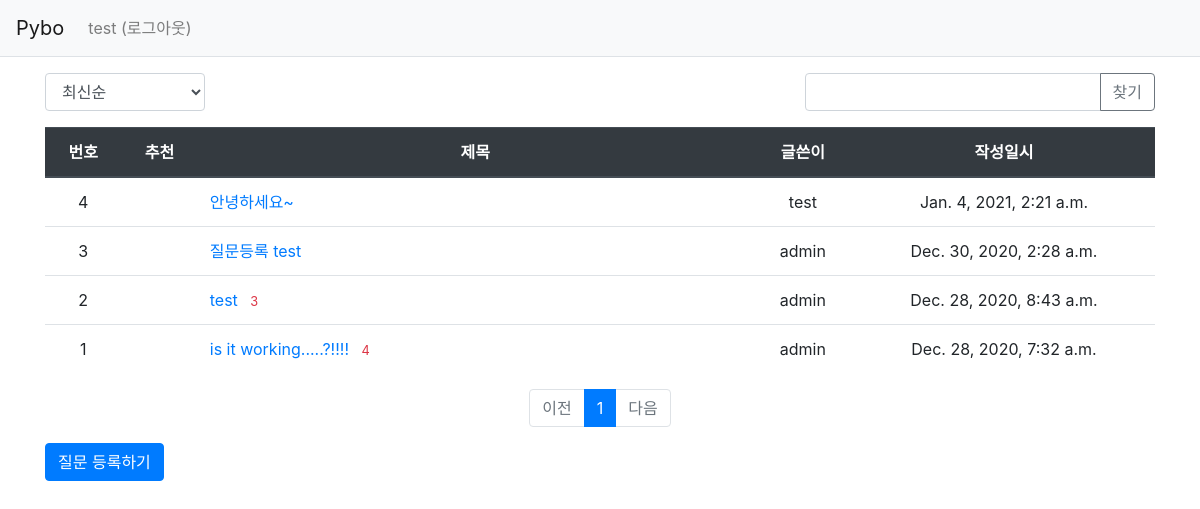
Page /pybo/ (signed in) on the committed database.
### pybo/models.py (models this page shows, shortened)
class Question(models.Model):
    author = models.ForeignKey(User, on_delete=models.CASCADE, related_name='author_question')
    subject = models.CharField(max_length=200)
    content = models.TextField()
    create_date = models.DateTimeField()
    modify_date = models.DateTimeField(null=True, blank=True)
    voter = models.ManyToManyField(User, related_name='voter_question')

### pybo/views/base_views.py (the view, shortened to what this page needs)
# urls.py: path('', base_views.index, name='index'),  # '/' 에 해당되는 path
def index(request):
    page = request.GET.get('page', '1')  # 페이지
    kw = request.GET.get('kw', '')  # 검색어
    so = request.GET.get('so', 'recent')  # 정렬기준
    if so == 'recommend':
        question_list = Question.objects.annotate(num_voter=Count('voter')).order_by('-num_voter', '-create_date')
    elif so == 'popular':
        question_list = Question.objects.annotate(num_answer=Count('answer')).order_by('-num_answer', '-create_date')
    else:  # recent
        question_list = Question.objects.order_by('-create_date')
    paginator = Paginator(question_list, 10)  # 페이지당 10개씩 보여주기
    page_obj = paginator.get_page(page)
    context = {'question_list': page_obj, 'page': page, 'kw': kw, 'so': so}  # <------ so 추가
    return render(request, 'pybo/question_list.html', context)

### pybo/templatetags/pybo_filter.py (called while the page is built)
@register.filter
def sub(value, arg):
    return value - arg

### templates/pybo/question_list.html (shortened to what this page needs)
{% extends 'base.html' %}
{% load pybo_filter %}
{% block content %}
<div class="container my-3">
    <div class="row justify-content-between my-3">
        <div class="col-2">
            <select class="form-control so">
                <option value="recent" {% if so == 'recent' %}selected{% endif %}>최신순</option>
            </select>
        </div>
        <div class="col-4 input-group">
            <input type="text" class="form-control kw" value="{{ kw|default_if_none:'' }}">
            <div class="input-group-append">
                <button class="btn btn-outline-secondary" type="button" id="btn_search">찾기</button>
            </div>
        </div>
    </div>
    <table class="table">
        <thead>
        <tr class="text-center thead-dark">
            <th>번호</th>
            <th>추천</th>
            <th style="width:50%">제목</th>
            <th>글쓴이</th>
            <th>작성일시</th>
        </tr>
        </thead>
        <tbody>
        {% if question_list %}
        {% for question in question_list %}
        <tr class="text-center">
            <td>
                {{ question_list.paginator.count|sub:question_list.start_index|sub:forloop.counter0|add:1 }}
            </td>
            <td>
            </td>
            <td class="text-left">
                <a href="{% url 'pybo:detail' question.id %}">{{ question.subject }}</a>
                {% if question.answer_set.count > 0 %}
                <span class="text-danger small ml-2">{{ question.answer_set.count }}</span>
                {% endif %}
            </td>
            <td>{{ question.author.username }}</td>
            <td>{{ question.create_date }}</td>
        </tr>
        {% endfor %}
        {% else %}
        <tr>
            <td colspan="3">질문이 없습니다.</td>
        </tr>
        {% endif %}
        </tbody>
    </table>
    <ul class="pagination justify-content-center">
        {% if question_list.has_previous %}
        <li class="page-item">
            <a class="page-link" data-page="{{ question_list.previous_page_number }}" href="#">이전</a>
        </li>
        {% else %}
        <li class="page-item disabled">
            <a class="page-link" tabindex="-1" aria-disabled="true" href="#">이전</a>
        </li>
        {% endif %}
        {% for page_number in question_list.paginator.page_range %}
        {% if page_number >= question_list.number|add:-5 and page_number <= question_list.number|add:5 %}
            {% if page_number == question_list.number %}
            <li class="page-item active" aria-current="page">
                <a class="page-link" data-page="{{ page_number }}" href="#">{{ page_number }}</a>
            </li>
            {% else %}
            <li class="page-item">
                <a class="page-link" data-page="{{ page_number }}" href="#">{{ page_number }}</a>
            </li>
            {% endif %}
        {% endif %}
        {% endfor %}
        {% if question_list.has_next %}
        <li class="page-item">
            <a class="page-link" data-page="{{ question_list.next_page_number }}" href="#">다음</a>
        </li>
        {% else %}
        <li class="page-item disabled">
            <a class="page-link" tabindex="-1" aria-disabled="true" href="#">다음</a>
        </li>
        {% endif %}
    </ul>
    <a href="{% url 'pybo:question_create' %}" class="btn btn-primary">질문 등록하기</a>
</div>
{% endblock %}

### templates/navbar.html (shortened to what this page needs)
<nav class="navbar navbar-expand-lg navbar-light bg-light border-bottom">
    <a class="navbar-brand" href="{% url 'pybo:index' %}">Pybo</a>
    <div class="collapse navbar-collapse flex-grow-0" id="navbarNav">
        <ul class="navbar-nav">
            <li class="nav-item ">
                {% if user.is_authenticated %}
                <a class="nav-link" href="{% url 'common:logout' %}">{{ user.username }} (로그아웃)</a>
                {% else %}
                <a class="nav-link" href="{% url 'common:login' %}">로그인</a>
                {% endif %}
            </li>
        </ul>
    </div>
</nav>

### rows in the picture
Question: paginator.count|sub "4", subject "안녕하세요~", author.username "test", create_date "Jan. 4, 2021, 2:21 a.m."
Question: paginator.count|sub "3", subject "질문등록 test", author.username "admin", create_date "Dec. 30, 2020, 2:28 a.m."
Question: paginator.count|sub "2", subject "test", answer_set.count "3", author.username "admin", create_date "Dec. 28, 2020, 8:43 a.m."
Question: paginator.count|sub "1", subject "is it working.....?!!!!", answer_set.count "4", author.username "admin", create_date "Dec. 28, 2020, 7:32 a.m."

### other values in the picture
{{ user.username }} "test"
{{ page_number }} "1"
